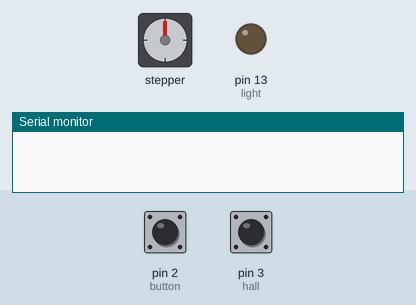
This sketch was run on a simulated Arduino Uno, built with avr-gcc and run on an emulated ATmega328P. On the bench: stepper motor, output pins drawn as LEDs (lit = HIGH), the last lines printed to the serial monitor. The test bench sets the inputs (shaded band); at power-on: pin 2 (button) LOW, pin 3 (hall) HIGH. Stepper angles assume 48 steps per turn.

Above: at 1.2 s.
1.3 s: pin 2 (button) pulled HIGH for 0.15 s
At 1.45 s:
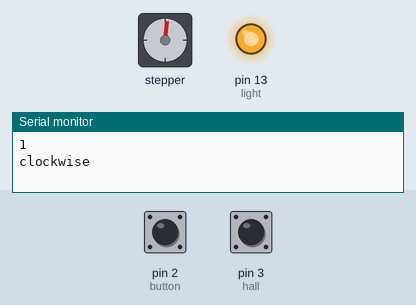
7.3 s: pin 2 (button) pulled HIGH for 1 s
At 7.9 s:
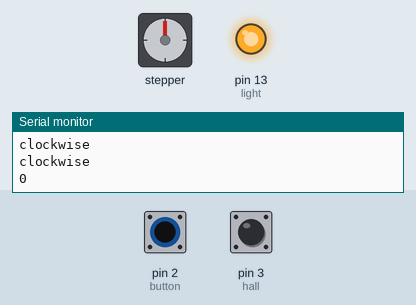
9.8 s: pin 2 (button) pulled HIGH for 3.2 s
At 10.27 s:
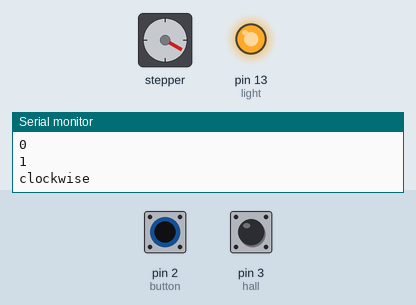
14.5 s: pin 2 (button) pulsed HIGH 5 times (0.12 s each, 0.3 s apart)
At 15.42 s:
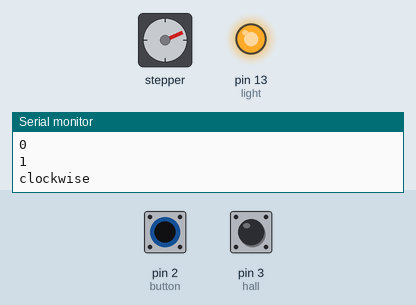
Timing chart, 0 to 23.0 s (numbered marks = the images above; inputs shaded):
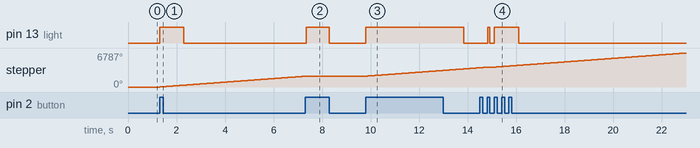

The sketch:

boot.ino
```cpp
#include <Stepper.h>

const int stepsPerRevolution = 48;  // change this to fit the number of steps per revolution
// for your motor

// initialize the stepper library on pins 8 through 11:
Stepper myStepper(stepsPerRevolution, 8, 9, 10, 11);

int led = 9;           // the PWM pin the LED is attached to
int brightness = 0;    // how bright the LED is
int fadeAmount = 5;    // how many points to fade the LED by

// the setup routine runs once when you press reset:
void setup() {
  // declare pin 9 to be an output:
  Serial.begin(115200);
//  Serial1.begin(115200);

//  pinMode(led, OUTPUT);
  pinMode(3, INPUT);  // hall
  pinMode(13, OUTPUT);  // light
  pinMode(2, INPUT); //button
//  pinMode(5, INPUT); // endstop
//  pinMode(10, OUTPUT);  test output

 myStepper.setSpeed(60);
}


int buttonState = 0;
int k = 0;
int sensorState = 1;
long lastDebounceTime = 0;
long debounceDelay = 50;

long lastButtonState = LOW;
long lastButtonDebounceTime = 0;
long buttonDebounceDelay = 50;

int servor = 0;
long lastServor = 0;
int step_moter = 0;

// the loop routine runs over and over again forever:
void loop() {
//  int endstop = digitalRead(5);
//  Serial.println(endstop);

//  if (millis() - lastServor > 1000) {
//    if (servor == 0) {
//      analogWrite(10, 0);
//    } else {
//      analogWrite(10, 255);
//    }
//    servor = 1 - servor;
//
//    lastServor = millis();
//  }

  int t = digitalRead(3);
  // Serial.println(t);

  buttonState = digitalRead(2);

// Move 10mm
   unsigned char buff[] = {0xAA, 0x55, 0x05, 0x06, 0x1D, 0x00, 0x00,  0x01, 0xDC};


// 3D Pause
//  unsigned char buff[] = {0xAA, 0x55, 0x05, 0x00, 0x30, 0x00, 0x00,  0x01, 0xCF};

// 3D Resume
//  unsigned char buff[] = {0xAA, 0x55, 0x05, 0x00, 0x31, 0x00, 0x00,  0x01, 0xCF};


  // Pause
  unsigned char pause_buff[] = {0xAA, 0x55, 0x05, 0x0F, 0x3F, 0x00, 0x00,  0x01, 0xB1};

  // Resume
  unsigned char resume_buff[] = {0xAA, 0x55, 0x05, 0x0F, 0x3E, 0x00, 0x00,  0x01, 0xB2};

//  for (int i = 0; i < sizeof(buff); ++i) {
//    Serial.write(buff[i]);
//  }
//  Serial.write(buff, sizeof(buff));
  // Serial.write(pause_buff, sizeof(pause_buff));
//  Serial.write(resume_buff, sizeof(resume_buff));

  if (buttonState != lastButtonState) {
    if (millis() - lastButtonDebounceTime > buttonDebounceDelay) {
      if (buttonState == HIGH) {

        digitalWrite(13, HIGH);

    //    Serial.write(resume_buff, sizeof(resume_buff));

                  step_moter = 1 - step_moter; // switch.
        Serial.println(step_moter);


      } else {
        digitalWrite(13, LOW);

    //    Serial.write(pause_buff, sizeof(pause_buff));
      }

      lastButtonState = buttonState;

      lastButtonDebounceTime = millis();

    }
  }


  if (step_moter == 1) {
    if (millis() - lastDebounceTime > debounceDelay) {
      if (t != sensorState) {
           if (t == 0) {
              k = k + 1;
              if (k % 2 == 1) {
                 Serial.write(pause_buff, sizeof(pause_buff));
              } else {
                 Serial.write(resume_buff, sizeof(resume_buff));
              }
            }

            sensorState = t;
            lastDebounceTime = millis();
      }


    }

  Serial.println("clockwise");
  myStepper.step(stepsPerRevolution);
//  delay(500);

  // step one revolution in the other direction:
//  Serial.println("counterclockwise");
//  myStepper.step(-stepsPerRevolution);
//  delay(500);

  } else {
    myStepper.step(0);
  }

//  delay(30);
}
```

Measured:
- after the input at 1.3 s, pin 13 (light): LOW → HIGH at once, → LOW 1.0 s later; stepper: keeps turning clockwise at about 359°/s, starting at once
- after the input at 7.3 s, pin 13 (light): LOW → HIGH after 0.05 s, → LOW 0.95 s later; stepper: goes on until 7.3 s, then stays 2160°
- after the input at 9.8 s, pin 13 (light): LOW → HIGH at once, → LOW 4.0 s later; stepper: keeps turning clockwise at about 359°/s, starting at once
- after the input at 14.5 s, pin 13 (light): LOW → HIGH after 0.34 s, → LOW 0.08 s later, → HIGH 0.18 s later, → LOW 1.0 s later
